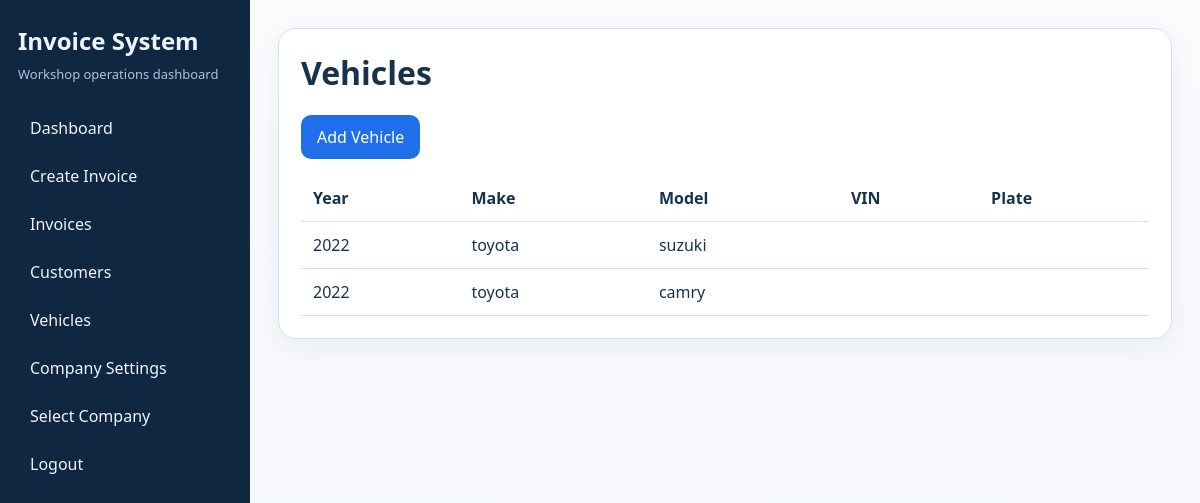
Page /vehicles (signed in) on the committed database.
### app.py (models this page shows)
class Vehicle(db.Model):
    id = db.Column(db.Integer, primary_key=True)
    customer_id = db.Column(db.Integer, db.ForeignKey('customer.id'), nullable=True)
    year = db.Column(db.Integer)
    make = db.Column(db.String(50))
    model = db.Column(db.String(50))
    vin = db.Column(db.String(17))
    license_plate = db.Column(db.String(20))
    invoices = db.relationship('Invoice', backref='vehicle', lazy=True)

### app.py (the view)
@app.route('/vehicles')
def vehicles():
    if not session.get('logged_in'):
        return redirect(url_for('login'))
    company = Company.query.first()
    vehicles_list = Vehicle.query.all()
    return render_template('vehicles.html', vehicles=vehicles_list, company=company)

### templates/vehicles.html (shortened to what this page needs)
{% extends "base.html" %}
{% block content %}
<div class="hero">
    <h1>Vehicles</h1>
    <p><a class="button" href="{{ url_for('add_vehicle_route') }}">Add Vehicle</a></p>
    <table>
        <thead><tr><th>Year</th><th>Make</th><th>Model</th><th>VIN</th><th>Plate</th></tr></thead>
        <tbody>
        {% for vehicle in vehicles %}
            <tr><td>{{ vehicle.year }}</td><td>{{ vehicle.make }}</td><td>{{ vehicle.model }}</td><td>{{ vehicle.vin or '' }}</td><td>{{ vehicle.license_plate or '' }}</td></tr>
        {% else %}
            <tr><td colspan="5">No vehicles yet.</td></tr>
        {% endfor %}
        </tbody>
    </table>
</div>
{% endblock %}

### templates/base.html (style rules this page uses)
:root { --bg: #f4f7fb; --panel: #ffffff; --ink: #17324d; --muted: #5b7288; --accent: #1f6feb; --accent-2: #0c8f6a; --border: #d7e1ea; --danger: #c2410c; }
* { box-sizing: border-box; }
body { margin: 0; font-family: "Segoe UI", Arial, sans-serif; background: linear-gradient(180deg, #f9fbfd 0%, var(--bg) 100%); color: var(--ink); }
a { color: var(--accent); text-decoration: none; }
.hero, .card { background: var(--panel); border: 1px solid var(--border); border-radius: 18px; padding: 22px; box-shadow: 0 8px 30px rgba(18, 61, 91, 0.06); }
.hero { margin-bottom: 20px; }
h1, h2, h3 { margin-top: 0; }
button, .button { display: inline-block; background: var(--accent); color: #fff; border: none; border-radius: 10px; padding: 11px 16px; font: inherit; cursor: pointer; }
table { width: 100%; border-collapse: collapse; }
th, td { padding: 12px; border-bottom: 1px solid var(--border); text-align: left; }

### rows in the picture
Vehicle: year "2022", make "toyota", model "suzuki"
Vehicle: year "2022", make "toyota", model "camry"
